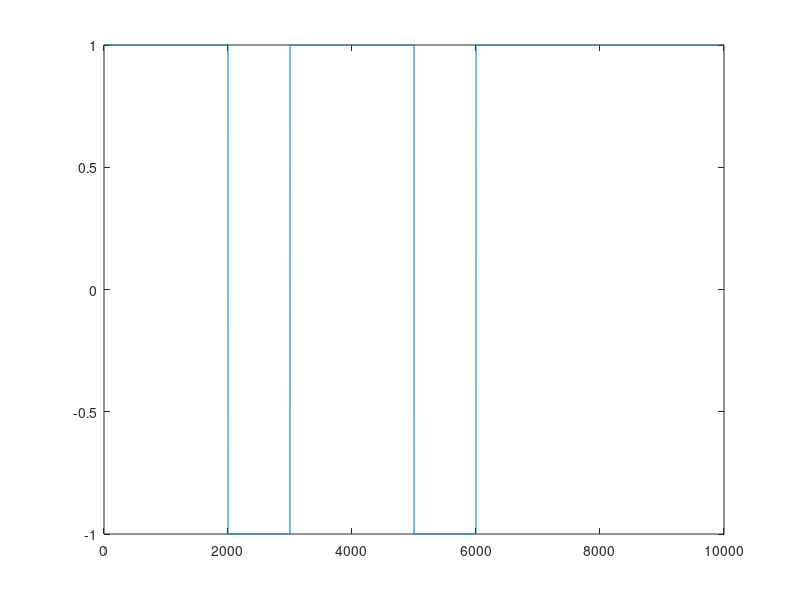
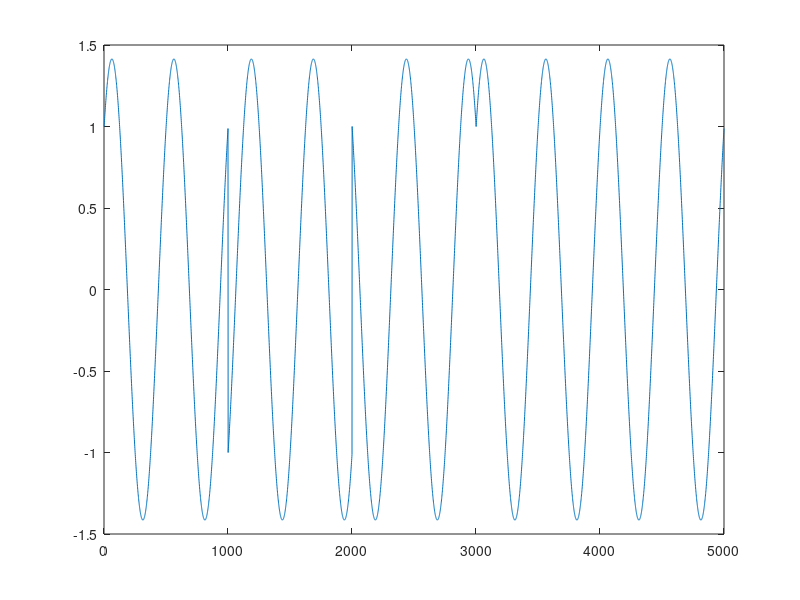
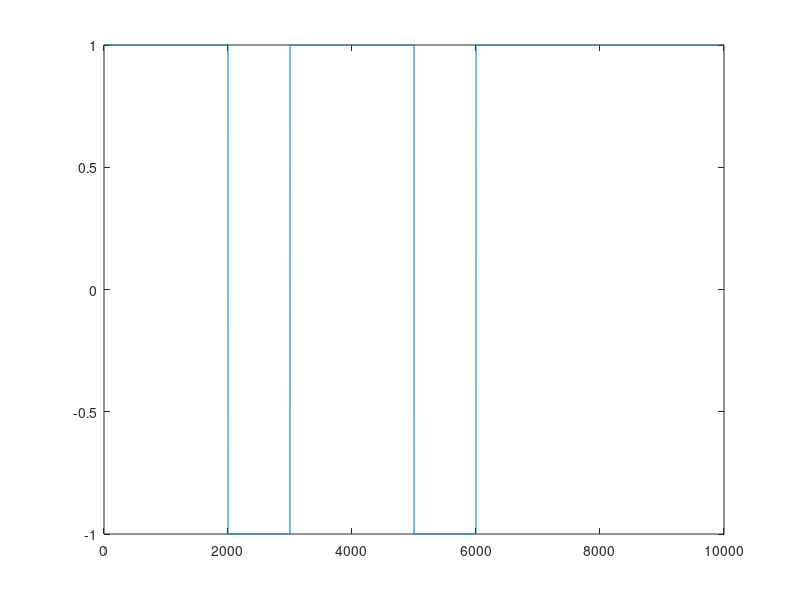

These figures' MATLAB source, in order:
p = zeros(1,10000);
for i=1:1000:10000
    p(i)= rand();
    if(p(i)<0.5)
        p(i:i+999) = -1;       
    else
        p(i:i+999) = 1;
    end;
end;
t = 0:10^-3:5 - 10^-3;
c1 = cos(2*pi*2*t);
c2 = sin(2*pi*2*t);
len1 = 1;
len2 = 1;
x1 = zeros(1,5000);
x2 = zeros(1,5000);
for j=0:9
    for i = 1000*j + 1:1000*(j+1)
        if(mod(j,2) == 0)
             x1(len1) = p(i)*c1(len1);
             len1 = len1 + 1;
        else
            x2(len2) = p(i)*c2(len2);
             len2 = len2 + 1;
        end;
    end;
end;
qpsk = zeros(1,5000);
for i=1:5000
    qpsk(i) = x1(i) + x2(i);
end;
figure(1);
plot(p);
figure(2);
plot(qpsk);

y1 = qpsk.*c1;
y2 = qpsk.*c2;
for j=0:4
    sum1 = 0;
    sum2 = 0;
for i=1000*j+1:1000*(j+1)
    sum1 = sum1 + y1(i);
    sum2 = sum2 + y2(i);
end;
if(sum1 >0)
    r1(1000*j+1:1000*(j+1)) = 1;
else
    r1 (1000*j+1:1000*(j+1)) = -1;
end;
    if(sum2 >0)
    r2(1000*j+1:1000*(j+1)) = 1;
    else
    r2 (1000*j+1:1000*(j+1)) = -1;
    end;
end;
j=0;
len1 = 0;
len2 = 0;
for i=0:9
    if(mod(i,2) == 0)
        r(1000*j +1 :1000*(j+1)) = r1(1000*len1 +1:1000*(len1+1));
        j = j+1;
        len1 = len1 + 1;
    else
        r(1000*j +1 :1000*(j+1)) = r2(1000*len2 +1:1000*(len2+1));
        j = j+1;
        len2 = len2 + 1;
    end;
end;
figure(3);
plot(r);